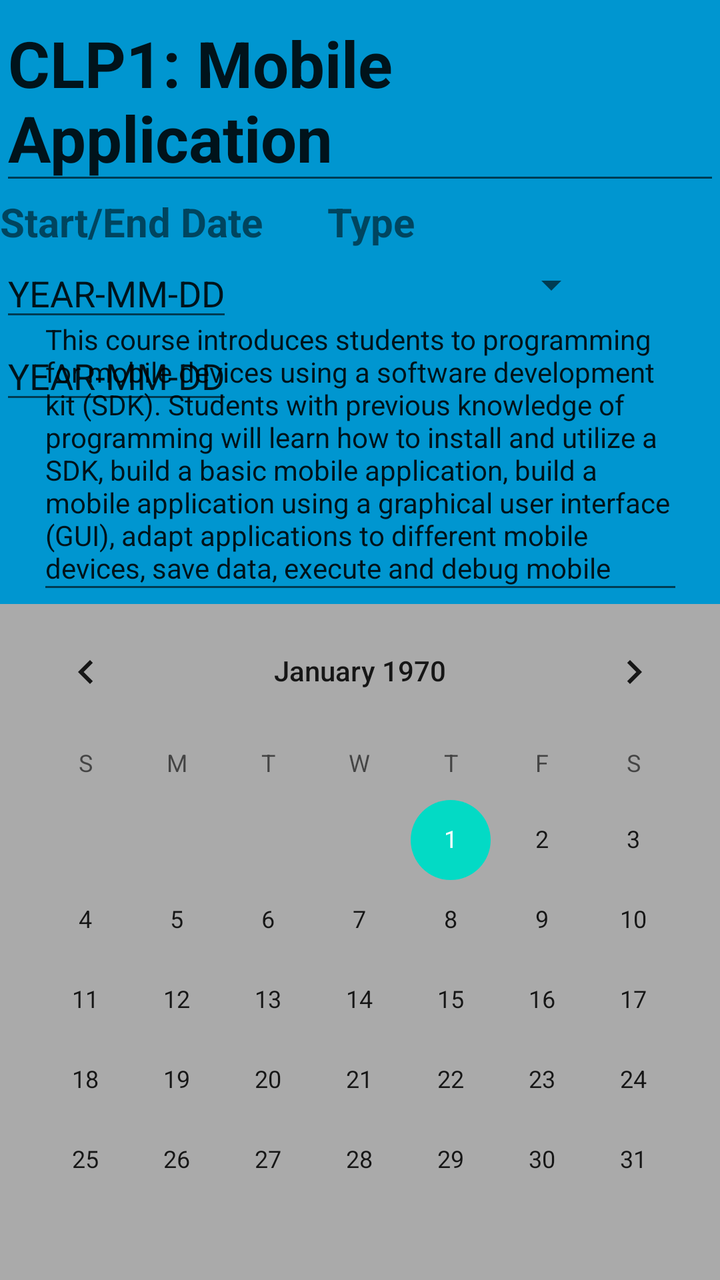
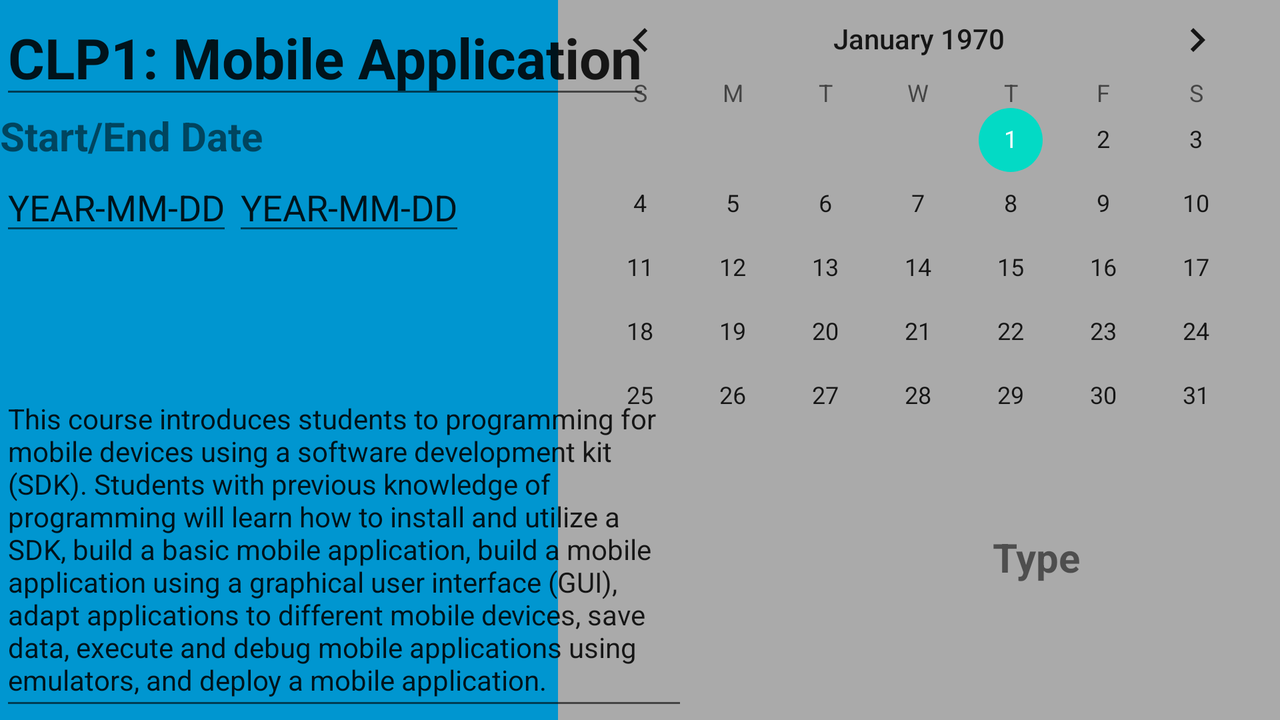

An Android layout and its configuration variant, each rendered on a device that would load it. The default file and the variant file are quoted in full after the pictures.
<!-- AndroidManifest.xml: application theme Theme.CourseScheduler -->
<!-- res/layout/activity_detailed_assessment_view.xml -->
<?xml version="1.0" encoding="utf-8"?>
<androidx.constraintlayout.widget.ConstraintLayout xmlns:android="http://schemas.android.com/apk/res/android"
    xmlns:app="http://schemas.android.com/apk/res-auto"
    xmlns:tools="http://schemas.android.com/tools"
    android:layout_width="match_parent"
    android:layout_height="match_parent"
    android:background="#0096D0"
    tools:context=".UI.DetailedAssessmentViewActivity"
    tools:visibility="visible">

    <CalendarView
        android:id="@+id/calendarViewAssessment"
        android:layout_width="match_parent"
        android:layout_height="wrap_content"
        android:background="@android:color/darker_gray"
        android:visibility="visible"
        app:layout_constraintBottom_toBottomOf="parent"
        tools:layout_editor_absoluteX="25dp"
        tools:visibility="visible" />

    <EditText
        android:id="@+id/startDateDynamicAssessment"
        android:layout_width="wrap_content"
        android:layout_height="wrap_content"
        android:text="YEAR-MM-DD"
        android:textSize="18sp"
        android:textStyle="normal"
        app:layout_constraintStart_toStartOf="parent"
        app:layout_constraintTop_toBottomOf="@+id/startDateAssessmentText" />

    <EditText
        android:id="@+id/endDateDynamicAssessment"
        android:layout_width="wrap_content"
        android:layout_height="wrap_content"
        android:text="YEAR-MM-DD"
        android:textSize="18sp"
        android:textStyle="normal"
        app:layout_constraintStart_toStartOf="parent"
        app:layout_constraintTop_toBottomOf="@+id/startDateDynamicAssessment" />

    <TextView
        android:id="@+id/startDateAssessmentText"
        android:layout_width="wrap_content"
        android:layout_height="wrap_content"
        android:text="@string/start_end_date"
        android:textSize="20sp"
        android:textStyle="bold"
        app:layout_constraintStart_toStartOf="parent"
        app:layout_constraintTop_toBottomOf="@+id/assessmentTitle" />

    <TextView
        android:id="@+id/startTimeAssessmentText"
        android:layout_width="wrap_content"
        android:layout_height="wrap_content"
        android:layout_marginStart="32dp"
        android:text="@string/assessment_type"
        android:textSize="20sp"
        android:textStyle="bold"
        app:layout_constraintStart_toEndOf="@+id/startDateAssessmentText"
        app:layout_constraintTop_toBottomOf="@+id/assessmentTitle" />

    <TextView
        android:id="@+id/dateInMillsAssessmentHIDE"
        android:layout_width="wrap_content"
        android:layout_height="wrap_content"
        android:layout_marginTop="8dp"
        android:text="TextViewHIDDEN"
        android:visibility="invisible"
        app:layout_constraintBottom_toTopOf="@+id/spinnerAssessment"
        app:layout_constraintStart_toEndOf="@+id/startTimeAssessmentText"
        app:layout_constraintTop_toBottomOf="@+id/assessmentTitle" />

    <EditText
        android:id="@+id/assessmentTitle"
        android:layout_width="wrap_content"
        android:layout_height="wrap_content"
        android:text="CLP1: Mobile Application"
        android:textSize="32sp"
        android:textStyle="bold"
        app:layout_constraintStart_toStartOf="parent"
        app:layout_constraintTop_toTopOf="parent" />

    <EditText
        android:id="@+id/assessmentDescription"
        android:layout_width="323dp"
        android:layout_height="152dp"
        android:inputType="textMultiLine"
        android:text="This course introduces students to programming for mobile devices using a software development kit (SDK). Students with previous knowledge of programming will learn how to install and utilize a SDK, build a basic mobile application, build a mobile application using a graphical user interface (GUI), adapt applications to different mobile devices, save data, execute and debug mobile applications using emulators, and deploy a mobile application."
        android:textSize="14sp"
        app:layout_constraintBottom_toTopOf="@+id/calendarViewAssessment"
        app:layout_constraintEnd_toEndOf="parent"
        app:layout_constraintHorizontal_bias="0.5"
        app:layout_constraintStart_toStartOf="parent" />

    <Spinner
        android:id="@+id/spinnerAssessment"
        android:layout_width="168dp"
        android:layout_height="36dp"
        app:layout_constraintStart_toEndOf="@+id/startDateAssessmentText"
        app:layout_constraintTop_toBottomOf="@+id/startTimeAssessmentText" />

</androidx.constraintlayout.widget.ConstraintLayout>
<!-- resources referenced by this layout -->
<resources>
  <string name="assessment_type">Type</string>
  <string name="start_end_date">Start/End Date</string>
  <style name="Theme.CourseScheduler" parent="Theme.MaterialComponents.DayNight.DarkActionBar">
          
          <item name="colorPrimary">@color/purple_500</item>
          <item name="colorPrimaryVariant">@color/purple_700</item>
          <item name="colorOnPrimary">@color/white</item>
          
          <item name="colorSecondary">@color/teal_200</item>
          <item name="colorSecondaryVariant">@color/teal_700</item>
          <item name="colorOnSecondary">@color/black</item>
          
          <item name="android:statusBarColor" tools:targetApi="l">?attr/colorPrimaryVariant</item>
          
      </style>
</resources>
<!-- res/layout-land/activity_detailed_assessment_view.xml (the repository's variant of the layout above) -->
<!-- drawn on the phone turned sideways -->
<?xml version="1.0" encoding="utf-8"?>
<androidx.constraintlayout.widget.ConstraintLayout xmlns:android="http://schemas.android.com/apk/res/android"
    xmlns:app="http://schemas.android.com/apk/res-auto"
    xmlns:tools="http://schemas.android.com/tools"
    android:layout_width="match_parent"
    android:layout_height="match_parent"
    android:background="#0096D0"
    tools:context=".UI.DetailedAssessmentViewActivity"
    tools:visibility="visible">

    <CalendarView
        android:id="@+id/calendarViewAssessment"
        android:layout_width="361dp"
        android:layout_height="match_parent"
        android:background="@android:color/darker_gray"
        android:visibility="visible"
        app:layout_constraintBottom_toBottomOf="parent"
        app:layout_constraintEnd_toEndOf="parent"
        app:layout_constraintTop_toTopOf="parent"
        tools:visibility="visible" />

    <EditText
        android:id="@+id/startDateDynamicAssessment"
        android:layout_width="wrap_content"
        android:layout_height="wrap_content"
        android:text="YEAR-MM-DD"
        android:textSize="18sp"
        android:textStyle="normal"
        app:layout_constraintStart_toStartOf="parent"
        app:layout_constraintTop_toBottomOf="@+id/startDateAssessmentText" />

    <EditText
        android:id="@+id/endDateDynamicAssessment"
        android:layout_width="wrap_content"
        android:layout_height="wrap_content"
        android:text="YEAR-MM-DD"
        android:textSize="18sp"
        android:textStyle="normal"
        app:layout_constraintStart_toEndOf="@+id/startDateDynamicAssessment"
        app:layout_constraintTop_toBottomOf="@+id/startDateAssessmentText" />

    <TextView
        android:id="@+id/startDateAssessmentText"
        android:layout_width="wrap_content"
        android:layout_height="wrap_content"
        android:text="@string/start_end_date"
        android:textSize="20sp"
        android:textStyle="bold"
        app:layout_constraintStart_toStartOf="parent"
        app:layout_constraintTop_toBottomOf="@+id/assessmentTitle" />

    <EditText
        android:id="@+id/assessmentTitle"
        android:layout_width="wrap_content"
        android:layout_height="wrap_content"
        android:text="CLP1: Mobile Application"
        android:textSize="28sp"
        android:textStyle="bold"
        app:layout_constraintStart_toStartOf="parent"
        app:layout_constraintTop_toTopOf="parent" />

    <EditText
        android:id="@+id/assessmentDescription"
        android:layout_width="344dp"
        android:layout_height="174dp"
        android:inputType="textMultiLine"
        android:text="This course introduces students to programming for mobile devices using a software development kit (SDK). Students with previous knowledge of programming will learn how to install and utilize a SDK, build a basic mobile application, build a mobile application using a graphical user interface (GUI), adapt applications to different mobile devices, save data, execute and debug mobile applications using emulators, and deploy a mobile application."
        android:textSize="14sp"
        app:layout_constraintBottom_toBottomOf="parent"
        app:layout_constraintStart_toStartOf="parent" />

    <Spinner
        android:id="@+id/spinnerAssessment"
        android:layout_width="168dp"
        android:layout_height="36dp"
        android:layout_marginEnd="32dp"
        android:layout_marginBottom="32dp"
        app:layout_constraintBottom_toBottomOf="parent"
        app:layout_constraintEnd_toEndOf="parent" />

    <TextView
        android:id="@+id/startTimeAssessmentText"
        android:layout_width="wrap_content"
        android:layout_height="wrap_content"
        android:layout_marginEnd="100dp"
        android:text="@string/assessment_type"
        android:textSize="20sp"
        android:textStyle="bold"
        app:layout_constraintBottom_toTopOf="@+id/spinnerAssessment"
        app:layout_constraintEnd_toEndOf="parent" />

    <TextView
        android:id="@+id/dateInMillsAssessmentHIDE"
        android:layout_width="wrap_content"
        android:layout_height="wrap_content"
        android:text="TextViewHIDDEN"
        android:visibility="invisible"
        app:layout_constraintBottom_toTopOf="@+id/spinnerAssessment"
        app:layout_constraintEnd_toStartOf="@+id/startTimeAssessmentText" />

</androidx.constraintlayout.widget.ConstraintLayout>
